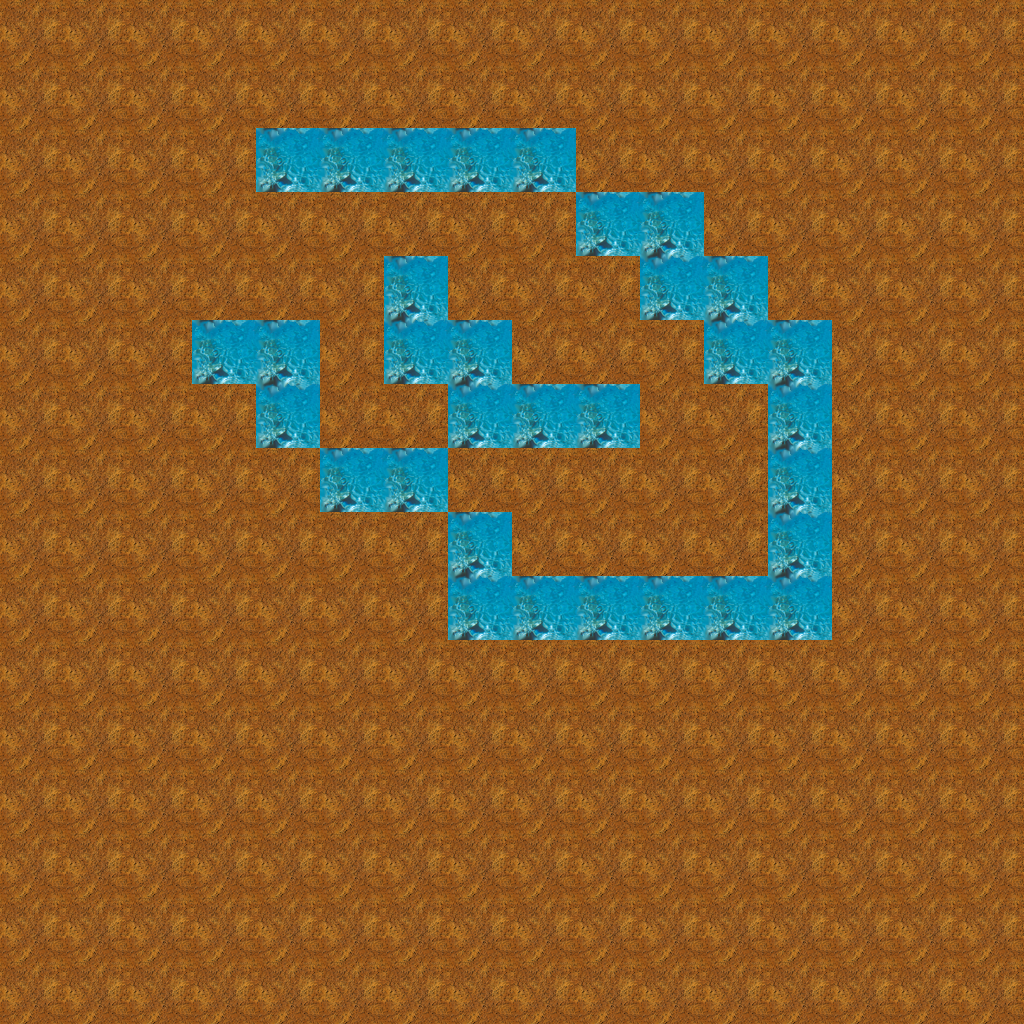

Tiled map render using the project's own tile images. Description and the map definition, with tile-layer contents summarised, below:
An orthogonal 16x16 tile map with 64x64 px tiles, 1 tile layer (Tile Layer 1) and 6 objects.

<map version="1.0" orientation="orthogonal" width="16" height="16" tilewidth="64" tileheight="64">
 <tileset firstgid="1" name="test" tilewidth="64" tileheight="64" spacing="2" margin="1">
  <image source="caveAtlas.png" width="134" height="134" />
 </tileset>
 <layer name="Tile Layer 1" width="16" height="16">
  <data>[256 cells, 256 non-empty, 2 distinct tile ids]</data>
 </layer>
 <objectgroup name="Object Layer 1" width="16" height="16">
  <object x="384" y="128">
   <polyline points="0,0 384,0 512,128 512,320 320,320 320,256 448,256 448,128 320,64" />
  </object>
  <object x="440" y="76">
   <polyline points="0,0 260,0" />
  </object>
  <object x="192" y="64" width="64" height="64" />
  <object x="192" y="192" />
  <object x="768" y="64">
   <polyline points="0,0 64,64 128,64 192,64 192,128 192,192 128,256 64,256 0,192 64,128 0,64 -64,64" />
  </object>
  <object x="192" y="320">
   <polygon points="0,0 128,128 128,192 0,256 -128,192" />
  </object>
 </objectgroup>
</map>
